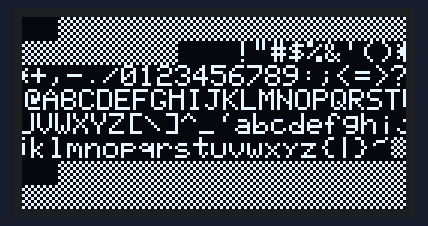
The sketch below on a simulated Arduino Uno, built with avr-gcc and run on an emulated ATmega328P. On the bench: 128×64 one-colour display. Wiring (inferred from the names in the program): SSD1306 OLED at I2C address 0x3C.

Above: at 0.1 s.
At 2.1 s:
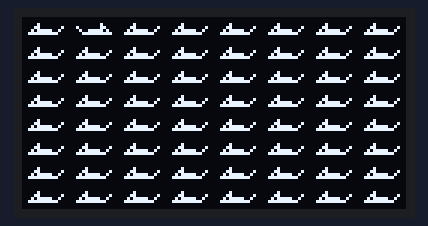
At 4.2 s:
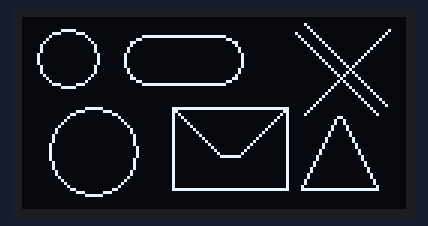
At 6.2 s:
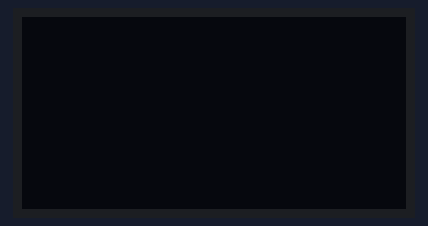
At 8.2 s:
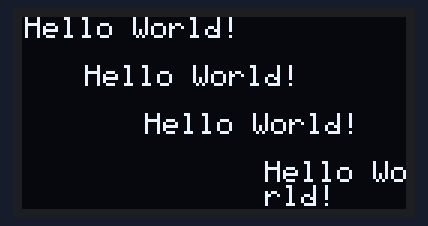

Measured:
- by itself, everything shown: repeats every 11.2 s, in 5 steps
- what the display in image 1 shows lasts 2.0 s, from 2.1 s to 4.1 s
- what the display in image 4 shows lasts 3.0 s, from 8.2 s to 11.2 s

The sketch:

screen_write.ino
```cpp
// screen_write.ino - An arduino sketch that uses an i2c oled display.
/*
  Copyright (C) 2015  Matthew Tunstall

  This program is free software: you can redistribute it and/or modify
  it under the terms of the GNU General Public License as published by
  the Free Software Foundation, either version 3 of the License, or
  (at your option) any later version.

  This program is distributed in the hope that it will be useful,
  but WITHOUT ANY WARRANTY; without even the implied warranty of
  MERCHANTABILITY or FITNESS FOR A PARTICULAR PURPOSE.  See the
  GNU General Public License for more details.

  You should have received a copy of the GNU General Public License
  along with this program.  If not, see <http://www.gnu.org/licenses/>.
*/
/*
    Development Notes
    -----------------
    The OLED display is 128x64 pixels and uses a SSD1306 driver
    The OLED module I2C Address (7bit) is 0x3C or 0x3D
*/
// Signal to Screen Buffers to use AVR_PROGMEM versions
#define AVR_PROGMEM
#define OLED_ADDR 0x3C      // Address of I2C OLED Display
#include <avr/pgmspace.h>   // AVR PROGMEM Library
#include <Wire.h>           // Arduino Serial & I2C library
#include <stdint.h>         // Enable fixed width integers.
#include "ssd1306.h"        // SSD1306 Library
// Screen Buffers
#include "ascii_buffer.h"        // Include ASCII Chars & Symbols buffer
#include "rodent_buffer.h"       // Include rodent image buffer
#include "test_pattern_buffer.h" // Include test_pattern buffer

// ---------------------------------------------------------------------
// PROGMEM Strings/Buffers
// -----------------------
// "Hello World!"
const uint8_t databuffer[12] PROGMEM = {0x48, 0x65, 0x6C, 0x6C, 0x6F, 0x20, 0x57, 0x6F, 0x72, 0x6C, 0x64, 0x21};
// ---------------------------------------------------------------------
class I2C {
    // Specific to Atmega328p, makes use of the Arduino Wire Library.
    // DEV NOTE: The code within each class function will need to be
    //           changed depending on hardware.
    public:
        I2C(){} // Constructor
        ~I2C(){} // Destructor
        void begin(){ Wire.begin(); }
        void beginTransmission(uint8_t addr){ Wire.beginTransmission(addr); }
        void write(uint8_t byte){ Wire.write(byte); }
        void endTransmission(){ Wire.endTransmission(); }
        void busfreq(uint8_t TWBRbyte){TWBR = TWBRbyte;};
};
// ---------------------------------------------------------------------
SSD1306<I2C> OLED(OLED_ADDR); // Pass I2C Class into SSD1306 Class Template
// ---------------------------------------------------------------------
void setup() {
    OLED.init();                        // Join I2C Bus as Master
    OLED.init_bus(12);                  // Set I2C to 400KHz mode
    OLED.disp_setup();         // Setup Display
}

void loop(){
    // Write data to display buffer from program memory
    OLED.PROGMEMwriteBuf(ascii_buffer);
    delay(2000);
    OLED.PROGMEMwriteBuf(rodent);
    delay(2000);
    OLED.PROGMEMwriteBuf(test_pattern);
    delay(2000);
    OLED.clear_buffer();     // Clear display buffer
    delay(2000);
    OLED.setCursor(0,0);
    OLED.PROGMEMwriteLine(databuffer,12,ascii_buffer);
    OLED.setCursor(2,20);
    OLED.PROGMEMwriteLine(databuffer,12,ascii_buffer);
    OLED.setCursor(4,40);
    OLED.PROGMEMwriteLine(databuffer,12,ascii_buffer);
    // DEV Note:
    // When setting the cursor location for this last item it is with the
    // knowledge that there is too much text to write than columns available on screen.
    // If the same page start and end address are provided then the additional
    // data begins to overwrite itself from the staring column.
    // In this case the data is allowed to continue onto the next page
    // but it begins to write to this page at the same starting column as before.
    OLED.setCursor(6,80,127,7);
    OLED.PROGMEMwriteLine(databuffer,12,ascii_buffer);
    OLED.setCursor(); // Reset Cursor
    delay(3000);
}
```
